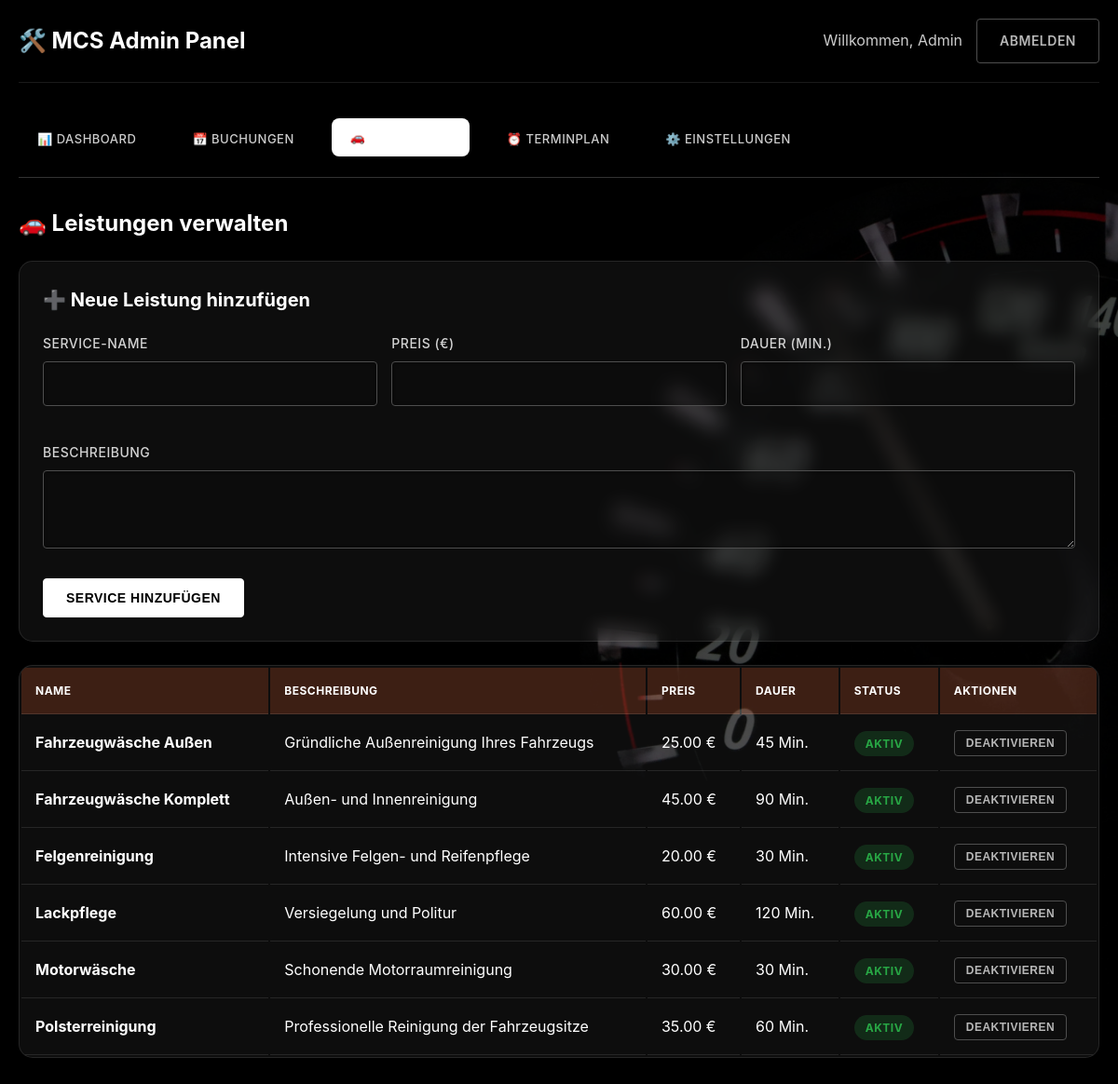
The app's page /admin/index.php?tab=services (signed in), older data.
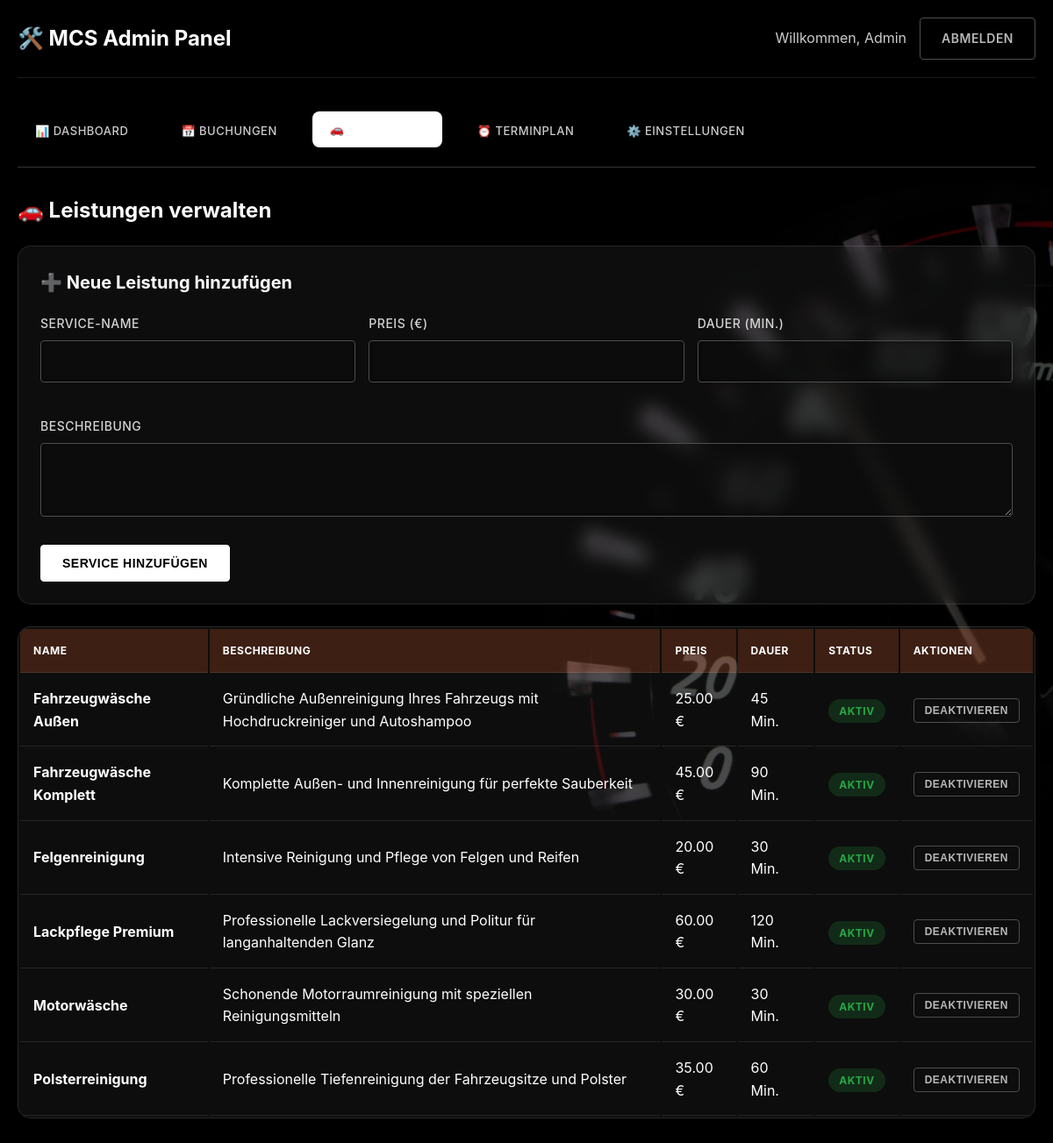
The same page, newer data.
### tables this page shows
CREATE TABLE services (
            id INTEGER PRIMARY KEY AUTOINCREMENT,
            name TEXT NOT NULL UNIQUE,
            description TEXT,
            price DECIMAL(10,2) NOT NULL CHECK(price >= 0),
            duration INTEGER DEFAULT 60 CHECK(duration > 0),
            active INTEGER DEFAULT 1 CHECK(active IN (0, 1)),
            created_at DATETIME DEFAULT CURRENT_TIMESTAMP,
            updated_at DATETIME DEFAULT CURRENT_TIMESTAMP
        );

### admin/index.php (the view, shortened to what this page needs)
<?php
$database = new Database();
$bookingManager = new BookingManager($database);
$db = $database->getConnection();
$current_tab = $_GET['tab'] ?? 'dashboard';
$stats = $database->getStats();
?>
<!DOCTYPE html>
<html lang="de">
<head>
    <link rel="stylesheet" href="../assets/css/style.css">
</head>
<body>
    <div class="container">
        <header class="header">
            <div class="logo">
                <h2 style="color: #ffffff;">🛠️ MCS Admin Panel</h2>
            </div>
            <div style="display: flex; gap: 15px; align-items: center;">
                <span style="color: #ccc;">Willkommen, Admin</span>
                <a href="?logout=1" class="btn-secondary">Abmelden</a>
            </div>
        </header>
        <main class="main-content">
            <div class="admin-nav">
                <a href="?tab=dashboard" class="<?= $current_tab === 'dashboard' ? 'active' : '' ?>">📊 Dashboard</a>
                <a href="?tab=bookings" class="<?= $current_tab === 'bookings' ? 'active' : '' ?>">📅 Buchungen</a>
                <a href="?tab=services" class="<?= $current_tab === 'services' ? 'active' : '' ?>">🚗 Leistungen</a>
                <a href="?tab=schedule" class="<?= $current_tab === 'schedule' ? 'active' : '' ?>">⏰ Terminplan</a>
                <a href="?tab=settings" class="<?= $current_tab === 'settings' ? 'active' : '' ?>">⚙️ Einstellungen</a>
            </div>
            <?php if ($current_tab === 'dashboard'): ?>
                <h2 style="color: #ffffff; margin-bottom: 20px;">📊 Dashboard</h2>
                <div class="stats-grid">
                    <div class="stat-card">
                        <span class="stat-number"><?= $stats['pending_bookings'] ?></span>
                        <div class="stat-label">Offene Buchungen</div>
                    </div>
                    <div class="stat-card">
                        <span class="stat-number"><?= $stats['confirmed_bookings'] ?></span>
                        <div class="stat-label">Bestätigte Termine</div>
                    </div>
                    <div class="stat-card">
                        <span class="stat-number"><?= number_format($stats['monthly_revenue'], 0) ?>€</span>
                        <div class="stat-label">Umsatz (30 Tage)</div>
                    </div>
                    <div class="stat-card">
                        <span class="stat-number"><?= $stats['available_slots'] ?></span>
                        <div class="stat-label">Freie Termine</div>
                    </div>
                </div>
                <div class="quick-actions">
                    <a href="?tab=bookings" class="quick-action">📋 Buchungen verwalten</a>
                    <a href="?tab=schedule" class="quick-action">⏰ Termine generieren</a>
                    <a href="../" class="quick-action" target="_blank">🌐 Website ansehen</a>
                </div>
                <?php
                $recent_bookings = $bookingManager->getBookingsForAdmin(10);
                ?>
                <div class="admin-form">
                    <h3>📋 Neueste Buchungen</h3>
                    <?php if (!empty($recent_bookings)): ?>
                        <table class="admin-table">
                            <thead>
                                <tr>
                                    <th>ID</th>
                                    <th>Kunde</th>
                                    <th>Termin</th>
                                    <th>Preis</th>
                                    <th>Status</th>
                                </tr>
                            </thead>
                            <tbody>
                                <?php foreach (array_slice($recent_bookings, 0, 5) as $booking): ?>
                                    <tr>
                                        <td>#<?= str_pad($booking['id'], 6, '0', STR_PAD_LEFT) ?></td>
                                        <td><?= htmlspecialchars($booking['customer_name']) ?></td>
                                        <td><?= date('d.m.Y H:i', strtotime($booking['date'] . ' ' . $booking['time'])) ?></td>
                                        <td><?= number_format($booking['total_price'], 2) ?> €</td>
                                        <td><span class="status-badge status-<?= $booking['status'] ?>"><?= ucfirst($booking['status']) ?></span></td>
                                    </tr>
                                <?php endforeach; ?>
                            </tbody>
                        </table>
                    <?php else: ?>
                        <p style="color: #ccc;">Keine Buchungen vorhanden.</p>
                    <?php endif; ?>
                </div>
            <?php elseif ($current_tab === 'services'): ?>
                <h2 style="color: #ffffff; margin-bottom: 20px;">🚗 Leistungen verwalten</h2>
                <div class="admin-form">
                    <h3>➕ Neue Leistung hinzufügen</h3>
                    <form method="POST">
                        <div class="form-row">
                            <div class="form-group">
                                <label class="form-label">Service-Name</label>
                                <input type="text" name="name" class="form-input" required maxlength="100">
                            </div>
                            <div class="form-group">
                                <label class="form-label">Preis (€)</label>
                                <input type="number" name="price" step="0.01" min="0" class="form-input" required>
                            </div>
                            <div class="form-group">
                                <label class="form-label">Dauer (Min.)</label>
                                <input type="number" name="duration" min="1" class="form-input" required>
                            </div>
                        </div>
                        <div class="form-group">
                            <label class="form-label">Beschreibung</label>
                            <textarea name="description" class="form-input" rows="3" maxlength="500"></textarea>
                        </div>
                        <button type="submit" class="btn-primary">Service hinzufügen</button>
                    </form>
                </div>
                <?php
                $stmt = $db->prepare("SELECT * FROM services ORDER BY active DESC, name ASC");
                $stmt->execute();
                $services = $stmt->fetchAll(PDO::FETCH_ASSOC);
                ?>
                <table class="admin-table">
                    <thead>
                        <tr>
                            <th>Name</th>
                            <th>Beschreibung</th>
                            <th>Preis</th>
                            <th>Dauer</th>
                            <th>Status</th>
                            <th>Aktionen</th>
                        </tr>
                    </thead>
                    <tbody>
                        <?php foreach ($services as $service): ?>
                            <tr style="<?= !$service['active'] ? 'opacity: 0.6;' : '' ?>">
                                <td><strong><?= htmlspecialchars($service['name']) ?></strong></td>
                                <td><?= htmlspecialchars($service['description']) ?></td>
                                <td><?= number_format($service['price'], 2) ?> €</td>
                                <td><?= $service['duration'] ?> Min.</td>
                                <td>
                                    <span class="status-badge <?= $service['active'] ? 'status-confirmed' : 'status-cancelled' ?>">
                                        <?= $service['active'] ? 'Aktiv' : 'Inaktiv' ?>
                                    </span>
                                </td>
                                <td>
                                    <form method="POST" style="display: inline;">
                                        <button type="submit" class="btn-secondary" style="padding: 6px 12px; font-size: 12px;">
                                            <?= $service['active'] ? 'Deaktivieren' : 'Aktivieren' ?>
                                        </button>
                                    </form>
                                </td>
                            </tr>
                        <?php endforeach; ?>
                    </tbody>
                </table>
            <?php endif; ?>
        </main>
    </div>
</body>
</html>

### admin/index.php (style rules this page uses)
.admin-nav { display: flex; gap: 20px; margin-bottom: 30px; border-bottom: 1px solid #333; padding-bottom: 20px; flex-wrap: wrap; }
.admin-nav a { color: #ccc; text-decoration: none; padding: 10px 20px; border-radius: 8px; transition: all 0.3s ease; font-weight: 500; }
.admin-nav a.active, .admin-nav a:hover { background: #ffffff; color: white; transform: translateY(-2px); }
.admin-table { width: 100%; background: rgba(255, 255, 255, 0.05); border-radius: 15px; overflow: hidden; border: 1px solid rgba(255, 255, 255, 0.1); }
.admin-table th, .admin-table td { padding: 15px; text-align: left; border-bottom: 1px solid rgba(255, 255, 255, 0.1); }
.admin-table th { background: rgba(255, 107, 53, 0.2); font-weight: bold; color: #ffffff; }
.status-badge { padding: 6px 12px; border-radius: 20px; font-size: 12px; font-weight: bold; text-transform: uppercase; }
.status-confirmed { background: rgba(40, 167, 69, 0.2); color: #28a745; }
.admin-form { background: rgba(255, 255, 255, 0.05); border-radius: 15px; padding: 25px; margin-bottom: 25px; border: 1px solid rgba(255, 255, 255, 0.1); }
.admin-form h3 { color: #ffffff; margin-bottom: 20px; font-size: 20px; }
.form-row { display: grid; grid-template-columns: repeat(auto-fit, minmax(200px, 1fr)); gap: 15px; margin-bottom: 15px; }

Row changes from the older to the newer data that the page shows:
changed services "Fahrzeugwäsche Außen": description "Gründliche Außenreinigung Ihres Fahrzeugs" → "Gründliche Außenreinigung Ihres Fahrzeugs mit Hochdruckreiniger und Autoshampoo"
changed services "Fahrzeugwäsche Komplett": description "Außen- und Innenreinigung" → "Komplette Außen- und Innenreinigung für perfekte Sauberkeit"
changed services "Felgenreinigung": description "Intensive Felgen- und Reifenpflege" → "Intensive Reinigung und Pflege von Felgen und Reifen"
changed services: name "Lackpflege" → "Lackpflege Premium"; description "Versiegelung und Politur" → "Professionelle Lackversiegelung und Politur für langanhaltenden Glanz"
changed services "Motorwäsche": description "Schonende Motorraumreinigung" → "Schonende Motorraumreinigung mit speziellen Reinigungsmitteln"
changed services "Polsterreinigung": description "Professionelle Reinigung der Fahrzeugsitze" → "Professionelle Tiefenreinigung der Fahrzeugsitze und Polster"
